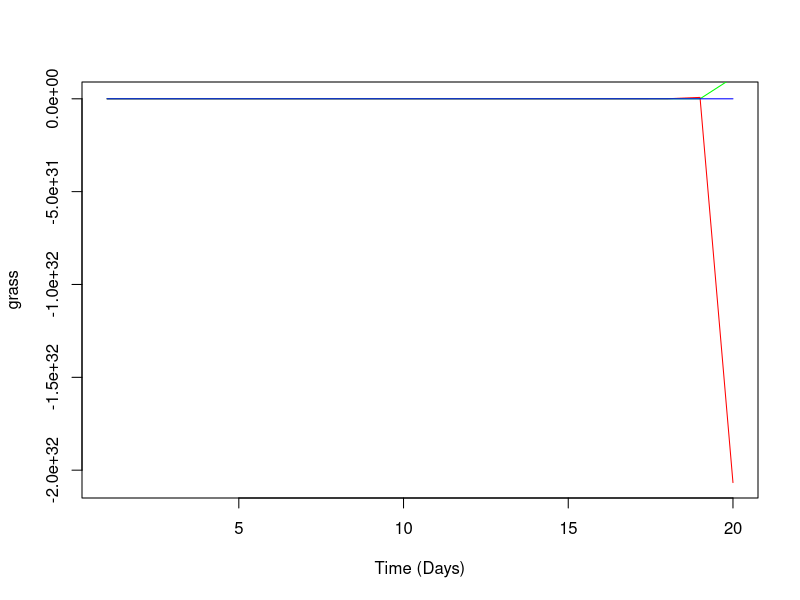

Here is the R script that generated this plot:
#simulaton_length
days <- 3*365

#Environment parameters
o2_level <- 0.16
temperature <- 22
rain <- 22
daytime_hours <- 12

#Plants and animals can be franctions meaning eg. junger animals

#Plants
grass <- c(3500) #let's start with 1 ton of grass
grass_preferred_temp <- 25
#Grazers
cow=c(200)
cow_preferred_temp <- 24
cp <- 1 #parameter related cow population growth
#Predators
wolf=c(1)
wolf_preferred_temp <- 18
wop <- 1

#time flies
for (time in 2:days)
{
  #plant growth
  grass <- append(grass, (grass[time-1] + grass[time-1]*o2_level*dnorm(temperature, mean=grass_preferred_temp, sd=5)*(rain/10)*(daytime_hours*100)))

  #cows live and eat grass
  #a cow needs 20kg of grass a day
  if (grass[time] < 20*(cow[time-1]+1)){ #if there is not enough grass for at leat one more cow
    #if there is enough grass for every cow
    if (grass[time] >= 20*cow[time-1]){
      cow <- append(cow, cow[time-1]) #number of cows remain the same
      grass[time] <- grass[time] - 20*cow[time]
    }
    else{ #not enough grass for every cows
      cow <- append(cow, grass[time]/20) #only that many cows remains that has enough food
      grass[time] <- grass[time] - 20*cow[time]
    }
  }
  else{ #if there is enough grass
    cow <- append(cow, cow[time-1]*(1+cp*dnorm(temperature, mean=cow_preferred_temp, sd=10)))
    grass[time] <- grass[time] - 20*cow[time]
  }
  
  #wolf live and hunt
  #a wolf needs a quarter cow every 5th day let it be 1/20 cows per day
  if (cow[time] < (1/20)*(wolf[time-1]+1)){ #if there is not enough cow for at leat one more wolf
    #if there is enough cow for every wolf
    if (cow[time] >= (1/20)*wolf[time-1]){
      wolf <- append(wolf, wolf[time-1]) #number of wolves remain the same
      cow[time] <- cow[time] - (1/20)*cow[time]
    }
    else{ #not enough cow for every wolves
      wolf <- append(wolf, cow[time]/(1/20)) #only that many wolves remain that has enough food
      cow[time] <- cow[time] - (1/20)*wolf[time]
    }
  }
  else{ #if there is enough cow
    wolf <- append(wolf, wolf[time-1]*(1+wop*dnorm(temperature, mean=wolf_preferred_temp, sd=15)))
    cow[time] <- cow[time] - (1/20)*wolf[time]
  }
  
if (grass[time] < 1) {
  cat("no more grass at", time)
  break}
else if (cow[time] < 1) {
  cat("no more cow at", time)
  break}
else if (wolf[time] < 1) {
  cat("no more wolves at ", time)
}
  
#adjusting cp and WOP
  
  #if grass can feed 10 times as much cows let's double cp
  if (grass[time] >= 10*cow[time]){
    cp <- 2*cp
  }
  #if grass is not enough for all the cows plus one more cow let's devide cp by 10
  else if (grass[time] < cow[time]+1){
    cp <- cp/10
  }
  #else cp stays the same
  
  #if cows can feed 4 times the number of wolves let's increase wop
  if (cow[time] >= 4*wolf[time]){
    wop <- 4.75*wop
  }
  #if cows are not enogh for all the wolves let's divide wop by 1
  else if (cow[time] < wolf[time]+1){
    wop <- wop/10
  }
  #else wop stays the same
  
} #end of time, the world and everything


#Plot
plot(grass, type='l', col='red', xlab='Time (Days)')
lines(cow, col='green')
lines(wolf, col='blue')